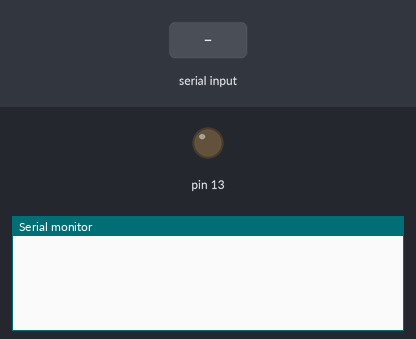
Simulated run of this sketch. Board: Arduino Uno, built with avr-gcc and run on an emulated ATmega328P. Parts: output pins drawn as LEDs (lit = HIGH), the last lines printed to the serial monitor. Inputs (shaded band) come from the test bench.

Above: at 1.2 s.
1.3 s: "ON\n" received over Serial
At 3.1 s:
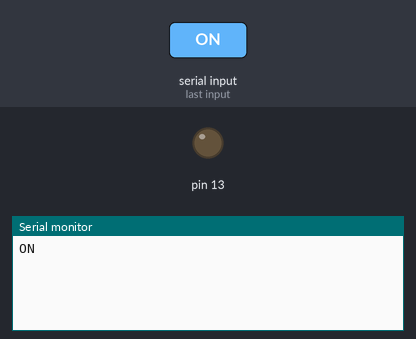
3.8 s: "OFF\n" received over Serial
At 6.0 s:
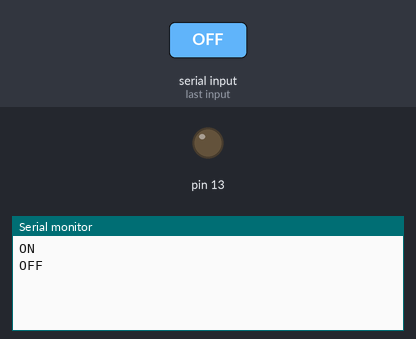
6.3 s: "1\n" received over Serial
At 8.1 s:
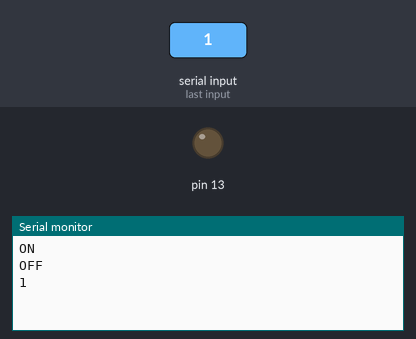

Measured:
- after the input at 1.3 s, the serial monitor: prints a new line after 1.0 s (image 1)
- after the input at 3.8 s, the serial monitor: prints a new line after 1.0 s (image 2)
- after the input at 6.3 s, the serial monitor: prints a new line after 1.0 s (image 3)

The sketch:

_Archived_arduino-end-transfer.ino
```cpp
String myCmd;

void setup() {
  // put your setup code here, to run once:
  Serial.begin(115200);
}

void loop() {
  // put your main code here, to run repeatedly:
  while(Serial.available() == 0){
    pinMode(13, OUTPUT);
  }
  myCmd = Serial.readStringUntil('\r');
  if (myCmd=="ON"){
    digitalWrite(13, HIGH);
  }
  if (myCmd=="OFF"){
    digitalWrite(13, LOW);
  }
  Serial.println(myCmd);
}
```
